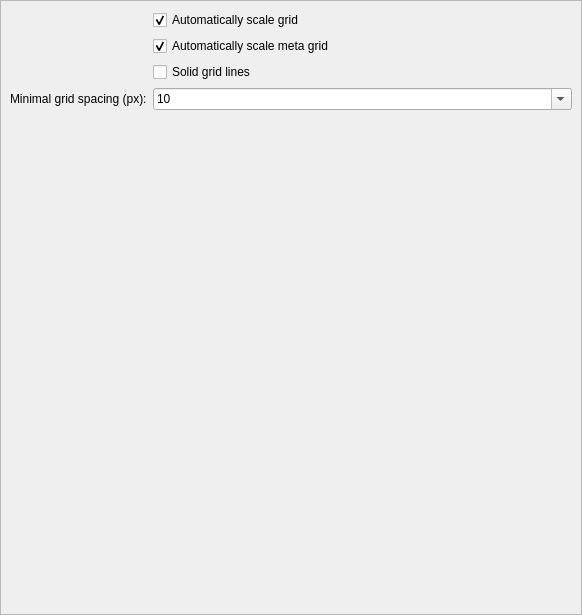
<?xml version="1.0" encoding="UTF-8"?>
<ui version="4.0">
 <class>GraphicsView</class>
 <widget class="QScrollArea" name="GraphicsView">
  <property name="geometry">
   <rect>
    <x>0</x>
    <y>0</y>
    <width>582</width>
    <height>615</height>
   </rect>
  </property>
  <property name="windowTitle">
   <string notr="true"/>
  </property>
  <property name="widgetResizable">
   <bool>true</bool>
  </property>
  <widget class="QWidget" name="scrollAreaWidgetContents">
   <property name="geometry">
    <rect>
     <x>0</x>
     <y>0</y>
     <width>580</width>
     <height>613</height>
    </rect>
   </property>
   <layout class="QVBoxLayout" name="verticalLayout" stretch="0,1">
    <item>
     <layout class="QFormLayout" name="formLayout">
      <item row="0" column="1">
       <widget class="QCheckBox" name="AutoScaleGrid">
        <property name="text">
         <string>Automatically scale grid</string>
        </property>
        <property name="checked">
         <bool>true</bool>
        </property>
       </widget>
      </item>
      <item row="1" column="1">
       <widget class="QCheckBox" name="AutoScaleMetaGrid">
        <property name="text">
         <string>Automatically scale meta grid</string>
        </property>
        <property name="checked">
         <bool>true</bool>
        </property>
       </widget>
      </item>
      <item row="2" column="1">
       <widget class="QCheckBox" name="SolidGridLines">
        <property name="text">
         <string>Solid grid lines</string>
        </property>
       </widget>
      </item>
      <item row="3" column="0">
       <widget class="QLabel" name="label_14">
        <property name="text">
         <string>Minimal grid spacing (px):</string>
        </property>
       </widget>
      </item>
      <item row="3" column="1">
       <widget class="QComboBox" name="MinGridSpacing">
        <property name="minimumSize">
         <size>
          <width>100</width>
          <height>0</height>
         </size>
        </property>
        <property name="editable">
         <bool>true</bool>
        </property>
        <property name="currentIndex">
         <number>1</number>
        </property>
        <item>
         <property name="text">
          <string notr="true">5</string>
         </property>
        </item>
        <item>
         <property name="text">
          <string notr="true">10</string>
         </property>
        </item>
        <item>
         <property name="text">
          <string notr="true">15</string>
         </property>
        </item>
        <item>
         <property name="text">
          <string notr="true">20</string>
         </property>
        </item>
        <item>
         <property name="text">
          <string notr="true">25</string>
         </property>
        </item>
        <item>
         <property name="text">
          <string notr="true">30</string>
         </property>
        </item>
        <item>
         <property name="text">
          <string notr="true">50</string>
         </property>
        </item>
       </widget>
      </item>
     </layout>
    </item>
    <item>
     <spacer name="verticalSpacer">
      <property name="orientation">
       <enum>Qt::Vertical</enum>
      </property>
      <property name="sizeHint" stdset="0">
       <size>
        <width>20</width>
        <height>485</height>
       </size>
      </property>
     </spacer>
    </item>
   </layout>
  </widget>
 </widget>
 <resources/>
 <connections/>
</ui>
